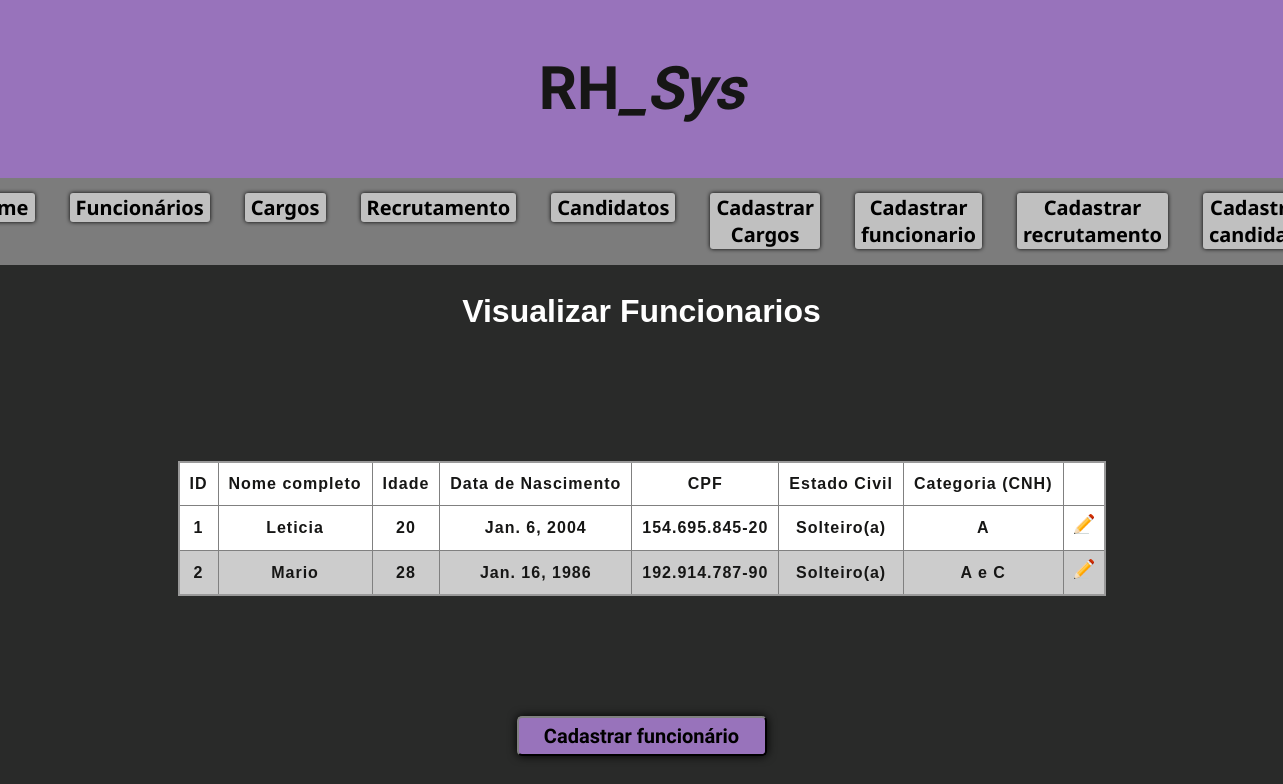
The page /funcionarios/ on the database as committed earlier.
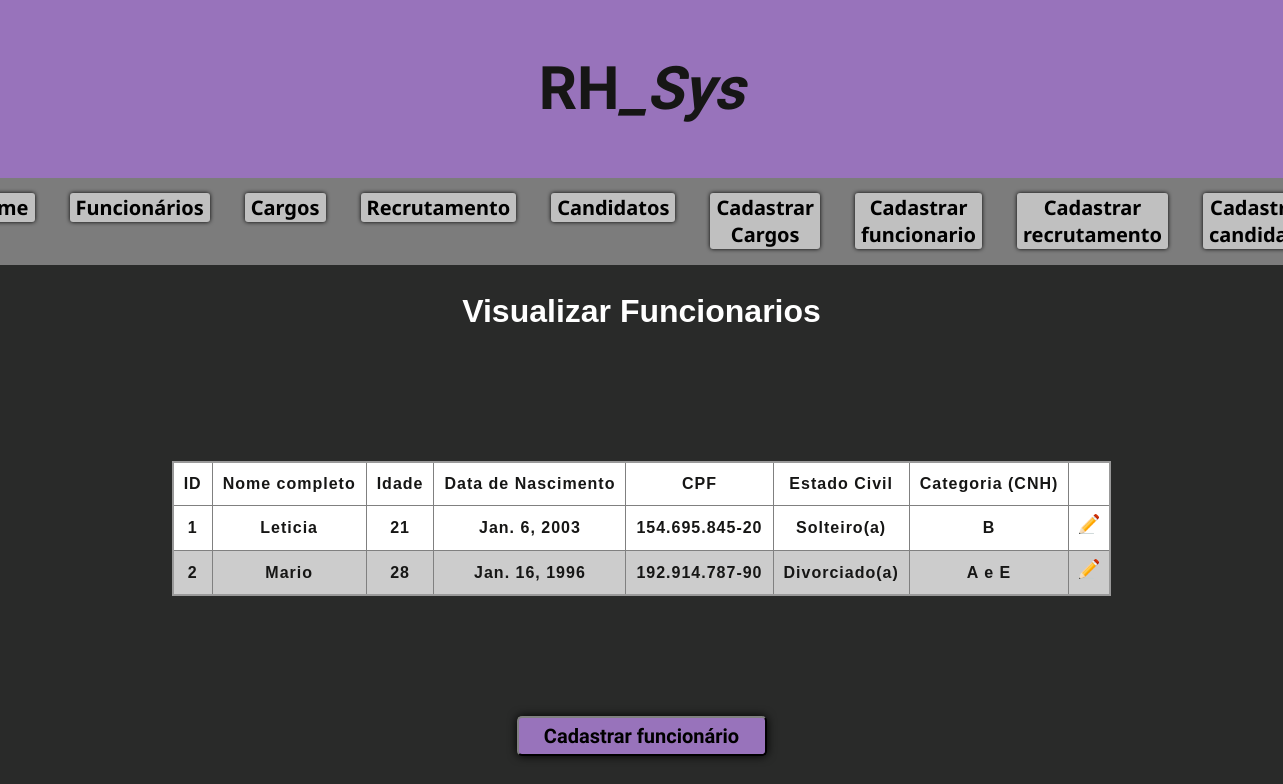
The same page on the database as committed later.
### rh/models.py (models this page shows, shortened)
class Funcionario(models.Model):
    nome_completo = models.CharField(max_length=100)
    idade = models.IntegerField()
    data_nascimento = models.DateField()
    cpf = models.CharField(max_length=14)
    estado_civil = models.CharField(max_length=100)
    cnh = models.CharField(max_length=100)

### rh/views.py (the view)
# urls.py: path('funcionarios/', view_rh.funcionario, name='funcionario'),
def funcionario(request):
    funcionarios = Funcionario.objects.all()
    context = {
        'title': 'Visualizar Funcionarios',
        'funcionarios' : funcionarios
    }
    return render(request, 'pages/listar/funcionario.html', context)

### rh/templates/pages/listar/funcionario.html
{% load static %}
{% include "partials/menu.html" %}
<h1 style="color: #fff; font-weight:bold">
    <center>{{ title }}</center>
    <br><br>
</h1>
<table class="listagem_tabela">
    <thead>
        <tr>
            <th scope="col">ID</th>
            <th scope="col">Nome completo</th>
            <th scope="col">Idade</th>
            <th scope="col">Data de Nascimento</th>
            <th scope="col">CPF</th>
            <th scope="col">Estado Civil</th>
            <th scope="col">Categoria (CNH)</th>
            <th></th>
        </tr>
    </thead>
    <tbody>
        {% for funcionario in funcionarios %}
            <tr>
                <th scope="row"> {{funcionario.id}}</th>
                <th> {{ funcionario.nome_completo }} </th>
                <th> {{ funcionario.idade}} </th>
                <th> {{ funcionario.data_nascimento }} </th>
                <th> {{ funcionario.cpf }}</th>
                <th> {{ funcionario.estado_civil }}</th>
                <th> {{ funcionario.cnh }}</th>
                <th>
                    <center>
                        <a href="{% url "editfuncionario" funcionario.id%}"><img src="{% static "img/editar.png" %}" width="20px" scrset=""></a>
                    </center>
                </th>
            </tr>
        {% endfor %}
    </tbody>
</table>
<div class="button_novofuncionario">
    <a href="{% url "cadfuncionario" %}"><button class="novo_funcionario">Cadastrar funcionário</button></a>
</div>
{% include "partials/final.html" %}

### rh/templates/partials/menu.html
{% include "partials/base.html" %}
{% include "partials/logo.html" %}
<nav class="menu">
    <ul>
        <li>
            <button class="button_menu"><a href="{% url "home" %}">Home</a></button>
        </li>
        <li>
            <button class="button_menu"><a href="{% url "funcionario" %}">Funcionários</a></button>
        </li>
        <li>
            <button class="button_menu"><a href="{% url "cargo" %}">Cargos</a></button>
        </li>
        <li>
            <button class="button_menu"><a href="{% url "recrutamento" %}">Recrutamento</a></button>
        </li>
        <li>
            <button class="button_menu"><a href="{% url "candidatos" %}">Candidatos</a></button>
        </li>
        <li>
            <button class="button_menu"><a href="{% url "cadcargo" %}">Cadastrar Cargos</a></button>
        </li>
        <li>
            <button class="button_menu"><a href="{% url "cadfuncionario" %}">Cadastrar funcionario</a></button>
        </li>
        <li>
            <button class="button_menu"><a href="{% url "cadrecrutamento" %}">Cadastrar recrutamento</a></button>
        </li>
        <li>
            <button class="button_menu"><a href="{% url "cadcandidato" %}">Cadastrar candidato</a></button>
        </li>
    </ul>
</nav>

### rh/templates/partials/base.html (shortened to what this page needs)
{% load static %}
<!DOCTYPE html>
<html lang="pt-br">
<head>
    <link rel="stylesheet" href="{% static 'css/style.css' %}">
</head>
<body>

### rh/templates/partials/logo.html
<div class="logo_rh">
    <h1><center>RH<i>_Sys</i></center></h1>
</div>

### rh/templates/partials/final.html (shortened to what this page needs)
{% load static %}
</body>
</html>

### rh/static/css/style.css (style rules this page uses)
body { margin: 0; font-family: 'Arial', sans-serif; color: #161615; background-color: #292a29; line-height: 1.6; }
nav ul { list-style: none; display: flex; justify-content: center; padding: 0; }
nav ul li { margin: 0 15px; }
nav ul li a { color: #ffffff; text-decoration: none; font-weight: bold; }
.logo_rh { background-color: rgb(152, 115, 187); font-family: "Kanit", sans-serif; font-weight: 700; font-size: 30px; font-style: bold; padding: 1px; }
.menu { background-color: #7c7c7c; color: rgb(0, 0, 0); padding: 15px; }
nav ul { list-style-type: none; margin: 0; padding: 0; display: flex; justify-content: center; }
.button_menu { background-color: #c0c0c0; font-family: "Noto Sans", sans-serif; font-size: 20px; font-weight: 600; font-style: normal; border-radius: 3px; border: none; box-shadow: 0px 0px 4px; }
nav ul li { margin-right: 20px; }
nav ul li a { color: rgb(0, 0, 0); text-decoration: none; }
.listagem_tabela { border-collapse: collapse; border: 2px solid rgb(153, 153, 153); font-family: sans-serif; font-size: 1rem; letter-spacing: 1px; justify-items: center; margin: auto; }
thead { background-color: rgb(180, 161, 197); }
th, td { border: 1px solid rgb(128, 128, 128); padding: 8px 10px; }
tr:nth-child(even) { background: #ccc }
tr:nth-child(odd) { background: #fff }
.button_novofuncionario { left: 0; right: 0; padding: 120px; display: flex; justify-content:center; }
.novo_funcionario { border-color: #2c2c2c; background-color: rgb(152, 115, 187); border-radius: 5px; box-shadow: 0px 0px 10px; font-family: "Kanit", sans-serif; font-weight: 700; font-size: 20px; height: 40px; width: 250px; }

Rows that differ between the two databases and show on the page:
changed Funcionario "Leticia": idade "20" → "21"; data_nascimento "Jan. 6, 2004" → "Jan. 6, 2003"; cnh "A" → "B"
changed Funcionario "Mario": data_nascimento "Jan. 16, 1986" → "Jan. 16, 1996"; estado_civil "Solteiro(a)" → "Divorciado(a)"; cnh "A e C" → "A e E"
